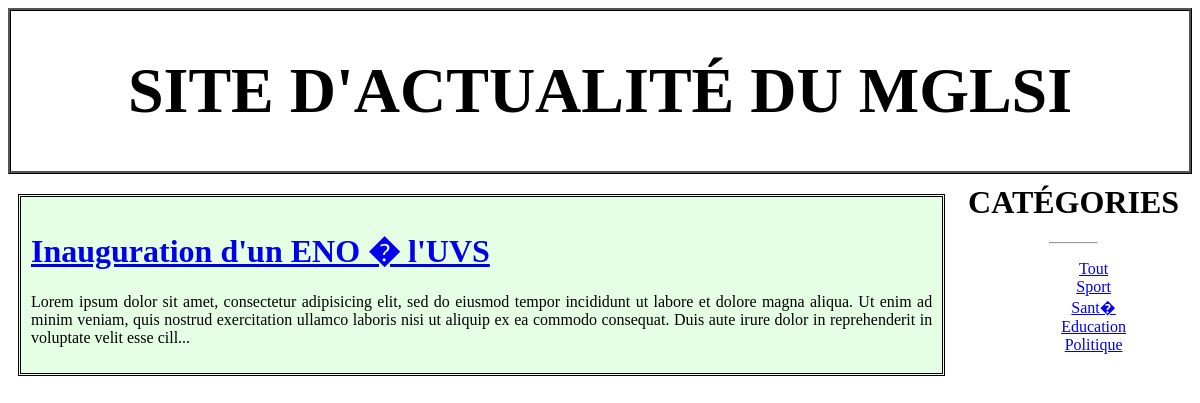
The page /Views/index.php?categorie=3 on the database its author committed.
### tables this page shows
CREATE TABLE `Article` (
  `id` int(11) NOT NULL AUTO_INCREMENT,
  `titre` varchar(255) DEFAULT NULL,
  `contenu` text DEFAULT NULL,
  `dateCreation` datetime DEFAULT current_timestamp(),
  `dateModification` datetime DEFAULT current_timestamp(),
  `categorie` int(11) DEFAULT NULL,
  PRIMARY KEY (`id`),
  KEY `fk_categorie_article` (`categorie`),
  CONSTRAINT `fk_categorie_article` FOREIGN KEY (`categorie`) REFERENCES `Categorie` (`id`)
);

CREATE TABLE `Categorie` (
  `id` int(11) NOT NULL AUTO_INCREMENT,
  `libelle` varchar(20) DEFAULT NULL,
  PRIMARY KEY (`id`)
);

### Model/Data/Connexion.class.php (called while the page is built, shortened)
<?php
class Connexion
{
    private static $connexion;
    private function __construct()
    {
        try
        {
            $user = 'root';
			$password = '';
			$server = 'localhost';
            $dbname = 'mglsi_news;charset=utf8';
            self::$connexion = new PDO('mysql:host='.$server.';dbname='.$dbname, $user, $password, [PDO::ATTR_ERRMODE=>PDO::ERRMODE_EXCEPTION]);
        }
        catch(Exception $e)
        {
            echo 'Une erreur est survenue lors de la connection à la BD => '. $e->getMessage();
            die();
        }
    }
    public static function getConnexion()
    {
        return self::$connexion;
    }
}

### Controller/Controller.php (called while the page is built, shortened)
<?php
require_once('../Model/Data/Connexion.class.php');
require_once('../Model/Manager/ArticleManager.class.php');
require_once('../Model/Manager/CategorieManager.class.php');
class Controller
{
    private $articleManager;
    public function __construct()
    {
        $this->connexion = \Connexion::getConnexion();
        $this->articleManager = new \ArticleManager($this->connexion);
        $this->categorieManager = new \CategorieManager($this->connexion);
        $this->allArticles = $this->articleManager->getAll();
        $this->allCategories = $this->categorieManager->getAll();
    }
    public function articleByCategory($id)
    {
        $itemArticles = $this->articleManager->getByCategory($id);
        return $itemArticles;
    }
}

### Model/Manager/ArticleManager.class.php (called while the page is built, shortened)
<?php
class ArticleManager
{
    private $db;
    private function setDb($db)
    {
        $this->db = $db;
    }
    public function getAll()
    {
        $articles = array();
        $request = $this->db->query('SELECT * FROM Article');
        while($data = $request->fetch(PDO::FETCH_ASSOC))
        {
            $articles [] = new Article($data);
        }
        return $articles;
    }
    public function getByCategory($category)
    {
        $category = (int) $category;
        $request = $this->db->prepare('SELECT * FROM Article WHERE categorie = :categorie');
        $request->execute(array(
            'categorie' => $category
        ));
        return $articles = $request->fetchAll(PDO::FETCH_OBJ);
    }
}

### assets/Utilities/HydratationTrait.php (called while the page is built, shortened)
<?php
trait HydratationTrait
{
    private function hydrate(Array $data)
    {
        foreach($data as $key => $value)
        {
            $method = 'set'.ucfirst($key);
        }
    }
}

### Model/Manager/CategorieManager.class.php (called while the page is built, shortened)
<?php
class CategorieManager
{
    private $db;
    private function setDb($db)
    {
        $this->db = $db;
    }
    public function getAll()
    {
        $request = $this->db->query('SELECT * FROM Categorie');
        $data = $request->fetchAll(PDO::FETCH_OBJ);
        return $data;
    }
}

### Views/index.php (the view, shortened to what this page needs)
<!DOCTYPE html>
<html lang="en">
<head>
	<link rel="stylesheet" type="text/css" href="assets/css/style.css">
</head>
<body>
    <?php require_once('entete.php');?>
    <div id="contenu">
        <?php
            $controller = new Controller();
            if(!isset($_GET['categorie']))
            {
            $articles = $controller->allArticles;
            if(count($articles) == 0)
                echo "<h1>Aucun article trouvé !</h1>";
            else
                foreach ($articles as $article)
                {?>
                    <div class="article">
                        <h1><a href="article/<?= $article->getId() ?>"><?php echo utf8_decode($article->getTitre()); ?></a></h1>
                        <p><?= substr($article->getContenu(), 0, 300) . '...' ?></p>
                    </div><?php
                }
            }
            else
            {
            $itemArticles = $controller->articleByCategory($_GET['categorie']);
            if(count($itemArticles) == 0)
                echo "<h1>Aucun article trouvé !</h1>";
            else
                foreach ($itemArticles as $article)
                {?>
                    <div class="article">
                        <h1><a href="article/<?= $article->id ?>"><?php echo utf8_decode($article->titre); ?></a></h1>
                        <p><?= substr($article->contenu, 0, 300) . '...' ?></p>
                    </div><?php
                }
            }
        ?>
    </div>
    <?php require_once('menu.php'); ?>
</body>
</html>

### Views/menu.php
<div id="menu">
	<h1>Catégories</h1><hr width="20%">
	<ul>
		<li><a href="index.php">Tout</a></li>
		<?php
			$controller= new Controller();
			$categories = $controller->allCategories;
			foreach ($categories as $categorie):?>
			<li><a href="categorie/<?= $categorie->id ?>"><?= $categorie->libelle ?></a></li>
		<?php endforeach ?>
	</ul>
</div>

### assets/css/style.css (style rules this page uses)
#contenu { float: left; width: 80%; text-align: justify; }
#menu { margin-left: 80%; text-align: center; }
#menu li { list-style-type: none; }
#menu h1 { margin-top: 0px; padding-top: 0px; font-family: "AGENCY FB"; text-transform: uppercase; }
.article { margin: 10px; padding: 10px; border:3px double black; background-color: rgba(0, 255, 0, 0.1); }

### rows shown on the page
article: titre "Inauguration d'un ENO � l'UVS", contenu "Lorem ipsum dolor sit amet, consectetur adipisicing elit, sed do eiusmod tempor incididunt ut labore et dolore magna aliqua. Ut enim ad minim veniam, quis nostrud exercitation ullamco laboris nisi ut aliquip ex ea commodo consequat. Duis aute irure dolor in reprehenderit in voluptate velit esse cill"
categorie: libelle "Sport"
categorie: libelle "Sant�"
categorie: libelle "Education"
categorie: libelle "Politique"
